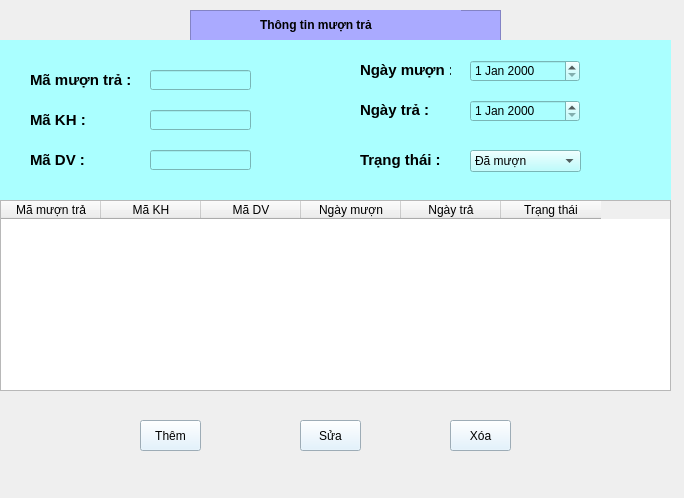
<?xml version="1.0" encoding="UTF-8"?>
<ui version="4.0">
 <class>Form</class>
 <widget class="QWidget" name="Form">
  <property name="geometry">
   <rect>
    <x>0</x>
    <y>0</y>
    <width>684</width>
    <height>498</height>
   </rect>
  </property>
  <property name="windowTitle">
   <string>Form</string>
  </property>
  <property name="styleSheet">
   <string notr="true"/>
  </property>
  <widget class="QFrame" name="frame">
   <property name="geometry">
    <rect>
     <x>190</x>
     <y>10</y>
     <width>311</width>
     <height>31</height>
    </rect>
   </property>
   <property name="styleSheet">
    <string notr="true">background-color:rgb(170, 170, 255)</string>
   </property>
   <property name="frameShape">
    <enum>QFrame::StyledPanel</enum>
   </property>
   <property name="frameShadow">
    <enum>QFrame::Raised</enum>
   </property>
   <widget class="QLabel" name="label_2">
    <property name="geometry">
     <rect>
      <x>70</x>
      <y>0</y>
      <width>201</width>
      <height>31</height>
     </rect>
    </property>
    <property name="toolTip">
     <string>&lt;html&gt;&lt;head/&gt;&lt;body&gt;&lt;p&gt;&lt;br/&gt;&lt;/p&gt;&lt;/body&gt;&lt;/html&gt;</string>
    </property>
    <property name="styleSheet">
     <string notr="true">font: 75 16pt &quot;Times New Roman&quot;;</string>
    </property>
    <property name="text">
     <string>&lt;html&gt;&lt;head/&gt;&lt;body&gt;&lt;p&gt;&lt;span style=&quot; font-weight:600;&quot;&gt;Thông tin mượn trả&lt;/span&gt;&lt;/p&gt;&lt;/body&gt;&lt;/html&gt;</string>
    </property>
    <property name="textFormat">
     <enum>Qt::AutoText</enum>
    </property>
    <property name="scaledContents">
     <bool>false</bool>
    </property>
   </widget>
  </widget>
  <widget class="QPushButton" name="btnAdd">
   <property name="geometry">
    <rect>
     <x>140</x>
     <y>420</y>
     <width>61</width>
     <height>31</height>
    </rect>
   </property>
   <property name="styleSheet">
    <string notr="true">background-color: rgb(220, 241, 255);</string>
   </property>
   <property name="text">
    <string>Thêm</string>
   </property>
  </widget>
  <widget class="QPushButton" name="btnXoa">
   <property name="geometry">
    <rect>
     <x>450</x>
     <y>420</y>
     <width>61</width>
     <height>31</height>
    </rect>
   </property>
   <property name="styleSheet">
    <string notr="true">background-color: rgb(220, 241, 255);</string>
   </property>
   <property name="text">
    <string>Xóa</string>
   </property>
  </widget>
  <widget class="QPushButton" name="btnSua">
   <property name="geometry">
    <rect>
     <x>300</x>
     <y>420</y>
     <width>61</width>
     <height>31</height>
    </rect>
   </property>
   <property name="styleSheet">
    <string notr="true">background-color: rgb(220, 241, 255);</string>
   </property>
   <property name="text">
    <string>Sửa</string>
   </property>
  </widget>
  <widget class="QWidget" name="widget" native="true">
   <property name="geometry">
    <rect>
     <x>0</x>
     <y>40</y>
     <width>671</width>
     <height>161</height>
    </rect>
   </property>
   <property name="styleSheet">
    <string notr="true">background-color: rgb(170, 255, 255);</string>
   </property>
   <widget class="QLabel" name="label_9">
    <property name="geometry">
     <rect>
      <x>30</x>
      <y>30</y>
      <width>111</width>
      <height>21</height>
     </rect>
    </property>
    <property name="text">
     <string>&lt;html&gt;&lt;head/&gt;&lt;body&gt;&lt;p&gt;&lt;span style=&quot; font-size:11pt; font-weight:600;&quot;&gt;Mã mượn trả :&lt;/span&gt;&lt;/p&gt;&lt;/body&gt;&lt;/html&gt;</string>
    </property>
   </widget>
   <widget class="QLineEdit" name="lineEdit_6">
    <property name="geometry">
     <rect>
      <x>150</x>
      <y>30</y>
      <width>101</width>
      <height>20</height>
     </rect>
    </property>
   </widget>
   <widget class="QLabel" name="label_10">
    <property name="geometry">
     <rect>
      <x>30</x>
      <y>70</y>
      <width>71</width>
      <height>21</height>
     </rect>
    </property>
    <property name="text">
     <string>&lt;html&gt;&lt;head/&gt;&lt;body&gt;&lt;p&gt;&lt;span style=&quot; font-size:11pt; font-weight:600;&quot;&gt;Mã KH :&lt;/span&gt;&lt;/p&gt;&lt;/body&gt;&lt;/html&gt;</string>
    </property>
   </widget>
   <widget class="QLineEdit" name="lineEdit_2">
    <property name="geometry">
     <rect>
      <x>150</x>
      <y>70</y>
      <width>101</width>
      <height>20</height>
     </rect>
    </property>
   </widget>
   <widget class="QLineEdit" name="lineEdit_3">
    <property name="geometry">
     <rect>
      <x>150</x>
      <y>110</y>
      <width>101</width>
      <height>20</height>
     </rect>
    </property>
   </widget>
   <widget class="QLabel" name="label_11">
    <property name="geometry">
     <rect>
      <x>30</x>
      <y>110</y>
      <width>71</width>
      <height>21</height>
     </rect>
    </property>
    <property name="text">
     <string>&lt;html&gt;&lt;head/&gt;&lt;body&gt;&lt;p&gt;&lt;span style=&quot; font-size:11pt; font-weight:600;&quot;&gt;Mã DV :&lt;/span&gt;&lt;/p&gt;&lt;/body&gt;&lt;/html&gt;</string>
    </property>
   </widget>
   <widget class="QComboBox" name="comboBox">
    <property name="geometry">
     <rect>
      <x>470</x>
      <y>110</y>
      <width>111</width>
      <height>22</height>
     </rect>
    </property>
    <item>
     <property name="text">
      <string>Đã mượn </string>
     </property>
    </item>
    <item>
     <property name="text">
      <string>Đã trả</string>
     </property>
    </item>
    <item>
     <property name="text">
      <string>Chưa trả</string>
     </property>
    </item>
   </widget>
   <widget class="QLabel" name="label_14">
    <property name="geometry">
     <rect>
      <x>360</x>
      <y>110</y>
      <width>91</width>
      <height>21</height>
     </rect>
    </property>
    <property name="text">
     <string>&lt;html&gt;&lt;head/&gt;&lt;body&gt;&lt;p&gt;&lt;span style=&quot; font-size:11pt; font-weight:600;&quot;&gt;Trạng thái :&lt;/span&gt;&lt;/p&gt;&lt;/body&gt;&lt;/html&gt;</string>
    </property>
   </widget>
   <widget class="QDateEdit" name="dateEdit_2">
    <property name="geometry">
     <rect>
      <x>470</x>
      <y>60</y>
      <width>110</width>
      <height>22</height>
     </rect>
    </property>
   </widget>
   <widget class="QLabel" name="label_13">
    <property name="geometry">
     <rect>
      <x>360</x>
      <y>60</y>
      <width>101</width>
      <height>21</height>
     </rect>
    </property>
    <property name="text">
     <string>&lt;html&gt;&lt;head/&gt;&lt;body&gt;&lt;p&gt;&lt;span style=&quot; font-size:11pt; font-weight:600;&quot;&gt;Ngày trả :&lt;/span&gt;&lt;/p&gt;&lt;/body&gt;&lt;/html&gt;</string>
    </property>
   </widget>
   <widget class="QDateEdit" name="dateEdit">
    <property name="geometry">
     <rect>
      <x>470</x>
      <y>20</y>
      <width>110</width>
      <height>22</height>
     </rect>
    </property>
   </widget>
   <widget class="QLabel" name="label_12">
    <property name="geometry">
     <rect>
      <x>360</x>
      <y>20</y>
      <width>91</width>
      <height>21</height>
     </rect>
    </property>
    <property name="text">
     <string>&lt;html&gt;&lt;head/&gt;&lt;body&gt;&lt;p&gt;&lt;span style=&quot; font-size:11pt; font-weight:600;&quot;&gt;Ngày mượn :&lt;/span&gt;&lt;/p&gt;&lt;/body&gt;&lt;/html&gt;</string>
    </property>
   </widget>
  </widget>
  <widget class="QTableWidget" name="tableWidget">
   <property name="geometry">
    <rect>
     <x>0</x>
     <y>200</y>
     <width>671</width>
     <height>191</height>
    </rect>
   </property>
   <column>
    <property name="text">
     <string>Mã mượn trả</string>
    </property>
   </column>
   <column>
    <property name="text">
     <string>Mã KH</string>
    </property>
   </column>
   <column>
    <property name="text">
     <string>Mã DV</string>
    </property>
   </column>
   <column>
    <property name="text">
     <string>Ngày mượn</string>
    </property>
   </column>
   <column>
    <property name="text">
     <string>Ngày trả</string>
    </property>
   </column>
   <column>
    <property name="text">
     <string>Trạng thái</string>
    </property>
   </column>
  </widget>
 </widget>
 <resources/>
 <connections/>
</ui>
